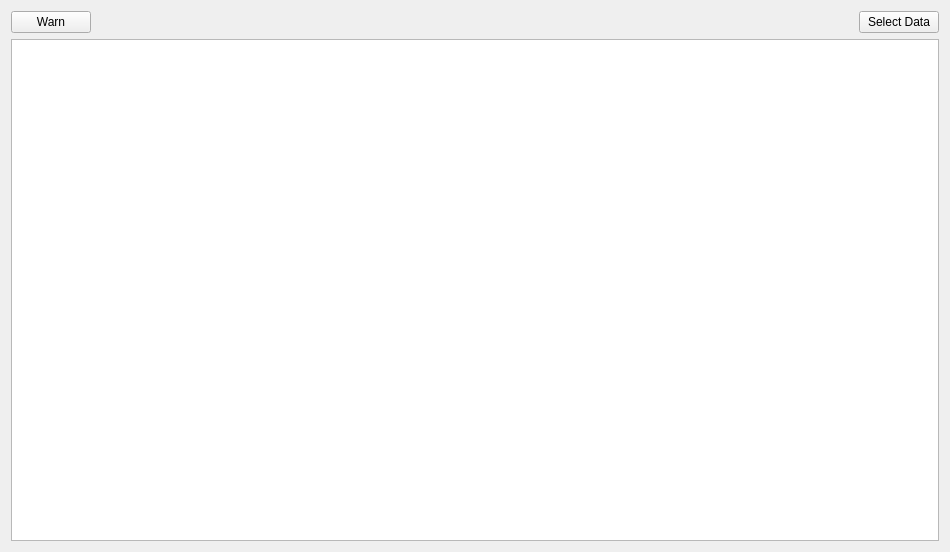
<?xml version="1.0" encoding="UTF-8"?>
<ui version="4.0">
    <class>Form</class>
    <widget class="QWidget" name="Form">
        <property name="geometry">
            <rect>
                <x>0</x>
                <y>0</y>
                <width>950</width>
                <height>552</height>
            </rect>
        </property>
        <property name="windowTitle">
            <string>Form</string>
        </property>
        <layout class="QVBoxLayout" name="verticalLayout">
            <item>
                <layout class="QHBoxLayout" name="horizontalLayout">
                    <item>
                        <widget class="QPushButton" name="pushButton_2">
                            <property name="text">
                                <string>Warn</string>
                            </property>
                        </widget>
                    </item>
                    <item>
                        <spacer name="horizontalSpacer">
                            <property name="orientation">
                                <enum>Qt::Horizontal</enum>
                            </property>
                            <property name="sizeHint" stdset="0">
                                <size>
                                    <width>40</width>
                                    <height>20</height>
                                </size>
                            </property>
                        </spacer>
                    </item>
                    <item>
                        <widget class="QPushButton" name="pushButton">
                            <property name="text">
                                <string>Select Data</string>
                            </property>
                        </widget>
                    </item>
                </layout>
            </item>
            <item>
                <widget class="TableView" name="tableView"/>
            </item>
        </layout>
    </widget>
    <customwidgets>
        <customwidget>
            <class>TableView</class>
            <extends>QTableView</extends>
            <header>boreholeGUI.module.borehole.ui</header>
        </customwidget>
    </customwidgets>
    <resources/>
    <connections/>
</ui>
